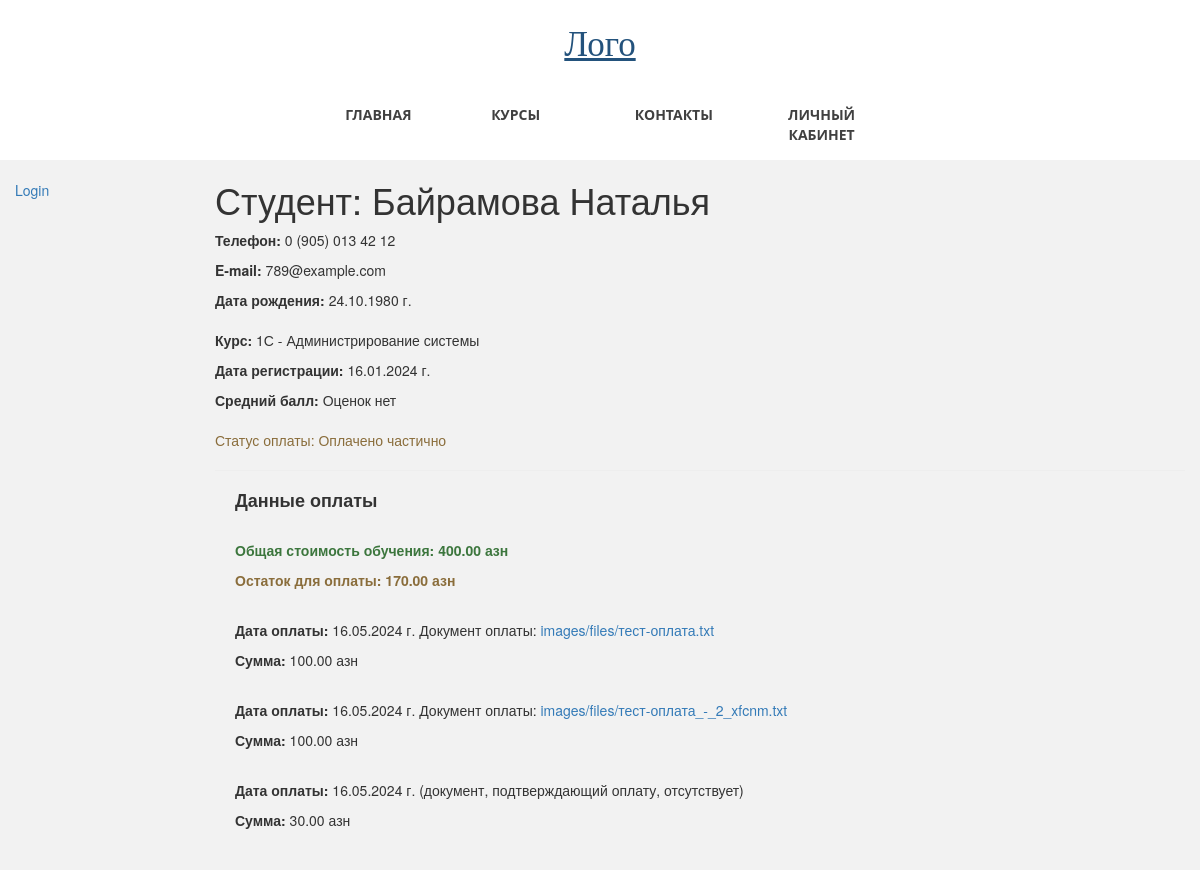
The app's page /main/student/3, older data.
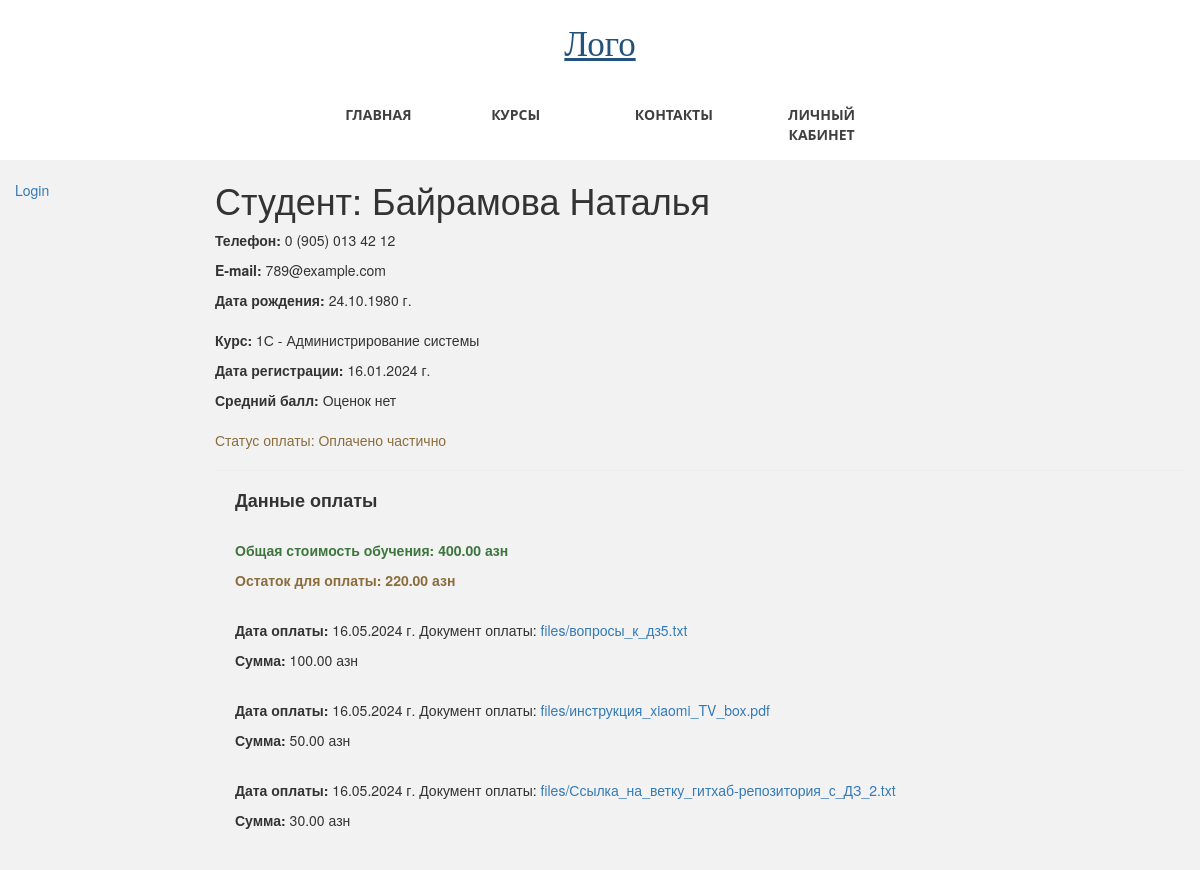
The same page, newer data.
### students_app/models.py (models this page shows, shortened)
class Student(models.Model):
    related_user = models.ForeignKey(User, on_delete=models.CASCADE)
    name = models.CharField(verbose_name="Имя", max_length=50)
    surname = models.CharField(verbose_name="Фамилия", max_length=100)
    phone = models.CharField(verbose_name="Номер телефона", max_length=50)
    date_of_birth = models.DateField()
    course = models.ForeignKey(Course, on_delete=models.PROTECT)
    @property
    def full_name(self):
        return f"{self.surname} {self.name}"
    STUDENT_STATUS = [
        ("r", "requested"),
        ("a", "approved"),
        ("f", "finished"),
    ]
    status = models.CharField(
        max_length=50,
        choices=STUDENT_STATUS,
        default="r",
        help_text="Статус студента",
    )
    request_date = models.DateField(auto_now_add=True)
    reg_date = models.DateField(blank=True, null=True)
    marks = models.ManyToManyField(Mark, blank=True)
    is_paid = models.BooleanField(default=False)
    is_deleted = models.BooleanField(default=False)
    deleted = models.DateField(auto_now=True)
    def average_mark(self):
        mark_list = [int(mark.mark_value) for mark in self.marks.all()]
        if mark_list:
            return sum(mark_list) / len(mark_list)
        else:
            return "Оценок нет"
    def rest_of_payment(self):
        paid = sum([payment.amount for payment in self.payment_set.all()])
        rest = self.course.total_cost() - paid
        return rest
    class Meta:
        ordering = ["name"]

class Course(models.Model):
    name = models.CharField(max_length=200)
    category = models.ForeignKey(
        Category, on_delete=models.SET_NULL, null=True)
    summary = models.TextField(
        max_length=1000, help_text="Краткое описание курса")
    lasting = models.IntegerField(
        default=1, help_text="Продолжительность курса, в месяцах"
    )
    is_selected = models.BooleanField(default=False)
    cost = models.DecimalField(
        max_digits=8, decimal_places=2, help_text="Стоимость в месяц, азн"
    )
    added = models.DateField(auto_now_add=True)
    rating = models.DecimalField(
        max_digits=3, decimal_places=2, blank=True, null=True)
    is_deleted = models.BooleanField(default=False)
    deleted = models.DateField(auto_now=True)
    views_num = models.IntegerField(default=0)
    def total_cost(self):
        return self.lasting * self.cost
    class Meta:
        ordering = ["-name"]
    def __str__(self):
        return self.name

class Payment(models.Model):
    student = models.ForeignKey(Student, on_delete=models.CASCADE)
    amount = models.DecimalField(
        verbose_name="Сумма", max_digits=8, decimal_places=2)
    paid_date = models.DateField(verbose_name="Дата оплаты", auto_now_add=True)
    document = models.FileField(upload_to="files/", null=True, blank=True)
    class Meta:
        ordering = ["-paid_date"]
        permissions = (("can_mark_returned", "Set book as returned"),)

### students_app/views.py (the view)
# urls.py: path("student/<int:id>", views.student_detail, name="student-detail"),
def student_detail(request, id):
    student = Student.objects.filter(pk=id, is_deleted=False).first()
    payments = Payment.objects.filter(student=student)
    return render(
        request,
        "students_app/student_detail.html",
        context={"student": student, "payments": payments},
    )

### students_app/templates/students_app/student_detail.html (shortened to what this page needs)
{% extends "base.html" %}
{% block content %}
<h1>Студент: {{ student.full_name }}</h1>
<p><strong>Телефон:</strong> {{student.phone}}</p>
<p><strong>E-mail:</strong> {{student.related_user.email}}</p>
<p><strong>Дата рождения:</strong> {{student.date_of_birth|date:"d.m.Y"}} г.</p>
{% if student.status == 'r' %}
<br>
<p><strong>Дата подачи заявки:</strong> {{student.request_date|date:"d.m.Y"}} г.</p>
<button type="button"><a href="{% url 'student-approve' student.pk %}?next={{request.path}}">
        Обработать заявку</a></button>
{% else %}
<div style="margin-top:20px; margin-bottom:20px;">
    <p><strong>Курс:</strong> {{student.course }}</p>
    <p><strong>Дата регистрации:</strong> {{student.reg_date|date:"d.m.Y"}} г.</p>
    <p><strong>Средний балл:</strong> {{student.average_mark}}</p>
</div>
<p class="{% if student.is_paid %}text-success{% elif not payments %}text-danger{% else %}text-warning{% endif %}">
    Статус оплаты: {% if student.is_paid %}Оплачено
    {% elif not payments %}Оплаты нет
    {% else %}Оплачено частично{% endif %}</p>
<hr>
<div style="margin-left:20px;margin-top:20px">
    <h4><strong>Данные оплаты</strong></h4>
    <br>
    <p class="text-success"><strong>Общая стоимость обучения: {{ student.course.total_cost}} азн</strong>
    </p>
    <p class="text-warning"><strong>Остаток для оплаты: {{ student.rest_of_payment}} азн</strong>
    </p><br>
    {% if payments %}
    {% for payment in payments %}
    <p><strong>Дата оплаты: </strong>{{ payment.paid_date|date:"d.m.Y" }} г.
        {% if payment.document %}Документ оплаты: <a href="{{ payment.document.url }}">{{ payment.document.name }}</a>
        {% else %} (документ, подтверждающий оплату, отсутствует){% endif %}</p>
    <p><strong>Сумма: </strong>{{ payment.amount }} азн</p>
    <br>
    {% endfor %}
    {% else %}<p>Нет зарегистрированных платежей</p>
    {% endif %}
</div>
{% endif %}
{% endblock %}

### templates/base.html (shortened to what this page needs)
<html lang="en">
<head>
    <link rel="stylesheet" href="https://maxcdn.bootstrapcdn.com/bootstrap/3.3.7/css/bootstrap.min.css" />
    {% load static %}
    <link rel="stylesheet" href="{% static 'students_app/css/styles.css' %}" />
</head>
<body>
    <header>
        <a href="" class="logo">Лого</a>
        <nav>
            <ul class="topmenu">
                <li><a href="/">Главная</a></li>
                <li><a href="/" class="submenu-link">Курсы</a>
                </li>
                <li><a href="/">Контакты</a></li>
                <li><a href="{% url 'profile' %}">Личный кабинет</a></li>
            </ul>
        </nav>
    </header>
    <div class="container-fluid">
        <div class="row">
            <div class="col-sm-2">
                {% block sidebar %}
                <ul class="sidebar-nav">
                    {% if user.is_authenticated %}
                    <li>User: {{ user.get_username }}</li>
                    <li><a href="{% url 'logout' %}">Logout</a></li>
                    {% else %}
                    <li><a href="{% url 'login' %}?next={{request.path}}">Login</a></li>
                    {% endif %}
                </ul>
                {% endblock %}
            </div>
            <div class="col-sm-10 ">{% block content %}{% endblock %}
            </div>
        </div>
    </div>
</body>
</html>

### students_app/static/students_app/css/styles.css (style rules this page uses)
.sidebar-nav { margin-top: 20px; padding: 0; list-style: none; }
* { box-sizing: border-box; }
body { margin: 0; background: #f2f2f2; }
header { background: white; text-align: center; }
header a { text-decoration: none; outline: none; display: block; transition: .3s ease-in-out; }
.logo { color: #D5B45B; font-family: 'Playfair Display', serif; font-size: 2.5em; padding: 20px 0; }
nav { display: table; margin: 0 auto; }
nav ul { list-style: none; width: 100%; margin: 0; padding: 0; }
.topmenu:after { content: ""; display: table; clear: both; }
.topmenu>li { width: 25%; float: left; position: relative; font-family: 'Open Sans', sans-serif; }
.topmenu>li>a { text-transform: uppercase; font-size: 14px; font-weight: bold; color: #404040; padding: 15px 30px; }
.submenu-link:after { content: "\f107"; font-family: "FontAwesome"; color: inherit; margin-left: 10px; }

Row changes from the older to the newer data that the page shows:
removed Payment: paid_date "16.05.2024", document.name "images/files/тест-оплата.txt", amount "100.00"
removed Payment: paid_date "16.05.2024", document.name "images/files/тест-оплата_-_2_xfcnm.txt", amount "100.00"
removed Payment: paid_date "16.05.2024", shows "(документ, подтверждающий оплату, отсутствует)", amount "30.00"
computed for Student "Байрамова Наталья": rest_of_payment "170.00" → "220.00"
added Payment: paid_date "16.05.2024", document.name "files/вопросы_к_дз5.txt", amount "100.00"
added Payment: paid_date "16.05.2024", document.name "files/инструкция_xiaomi_TV_box.pdf", amount "50.00"
added Payment: paid_date "16.05.2024", document.name "files/Ссылка_на_ветку_гитхаб-репозитория_с_ДЗ_2.txt", amount "30.00"
